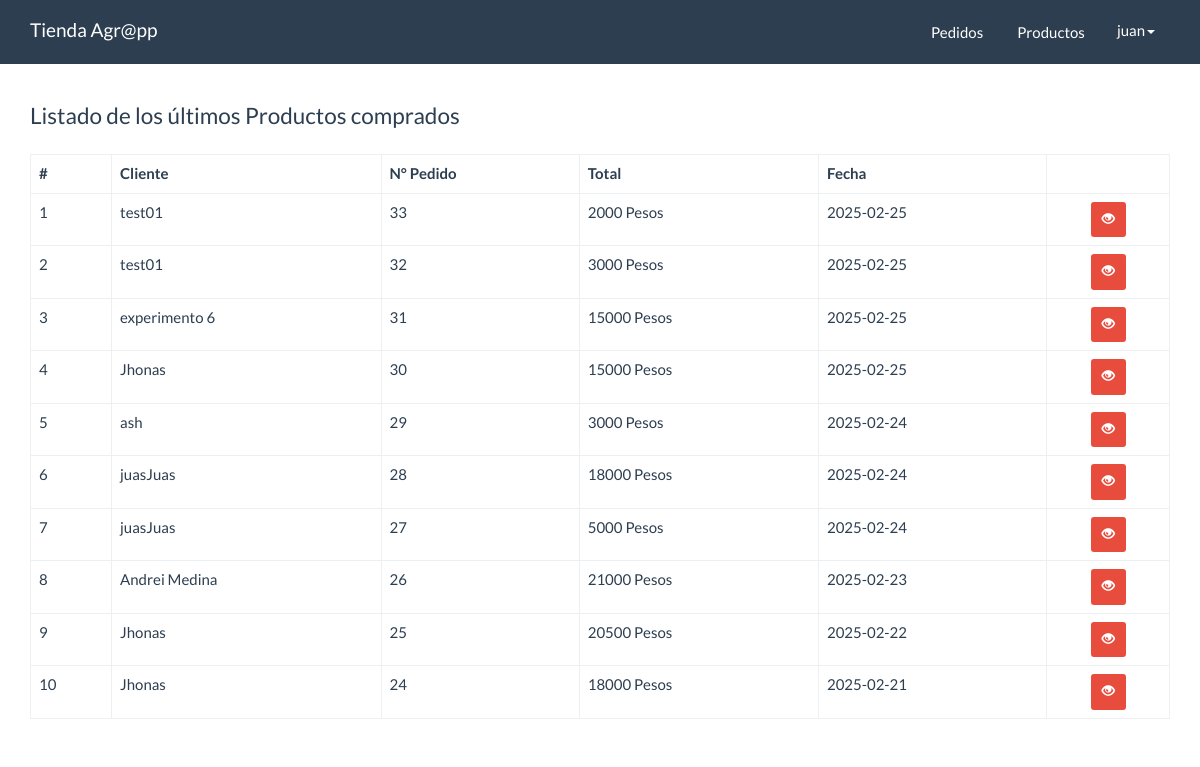
The app's page /panel/dashboard.php (signed in) with its own data.
### tables this page shows
CREATE TABLE `pedidos` (
  `id` int(10) NOT NULL,
  `usuario_id` int(11) NOT NULL,
  `total` int(7) NOT NULL,
  `fecha` date NOT NULL,
  `estado` int(11) NOT NULL DEFAULT 1
);

CREATE TABLE `clientes` (
  `id` int(11) NOT NULL,
  `nombre` varchar(250) NOT NULL,
  `cedula` varchar(10) NOT NULL,
  `departamento` varchar(25) NOT NULL,
  `ciudad` varchar(25) NOT NULL,
  `dirEntrega` varchar(25) NOT NULL,
  `correo` varchar(50) NOT NULL,
  `celular` varchar(15) NOT NULL,
  `comentario` varchar(250) NOT NULL
);

### src/Pedido.php (called while the page is built, shortened)
<?php
class Pedido{
    private $cn = null;
    public function __construct(){
        $this->config = parse_ini_file(__DIR__.'/../config.ini') ;
        $this->cn = new \PDO( $this->config['dns'], $this->config['usuario'],$this->config['clave'],array(
            \PDO::MYSQL_ATTR_INIT_COMMAND => 'SET NAMES utf8'
        ));
    }
	public function mostrarUltimos(){
        $sql = "SELECT p.id, nombre, cedula, correo, total, fecha FROM `pedidos` p
        INNER JOIN `clientes` c ON p.usuario_id = c.id ORDER BY p.id DESC LIMIT 10";
        $resultado = $this->cn->prepare($sql);
        if($resultado->execute()){
            return  $resultado->fetchAll();
        }
        return false;
    }
}

### panel/dashboard.php (the view, shortened to what this page needs)
<!DOCTYPE html>
<html lang="en">
  <head>
    <link rel="stylesheet" href="../assets/css/bootstrap.min.css">
    <link rel="stylesheet" href="../assets/css/estilos.css">
  </head>
  <body>
    <nav class="navbar navbar-default navbar-fixed-top">
      <div class="container">
        <div class="navbar-header">
          <a class="navbar-brand" href="index.php">Tienda Agr@pp</a>
        </div>
        <div id="navbar" class="navbar-collapse collapse">
			<ul class="nav navbar-nav pull-right">
				<li>
					<a href="pedidos/index.php" class="btn">Pedidos</a>
				</li>
				<li>
					<a href="productos/index.php" class="btn">Productos</a>
				</li>
				<li class="dropdown">
					<a href="#" class="dropdown-toggle" data-toggle="dropdown" role="button" aria-haspopup="true" aria-expanded="false"><?php print $_SESSION['usuario_info']['nombre_usuario'] ?><span class="caret"></span></a>
				</li>
			</ul>
		</div>
      </div>
    </nav>
    <div class="container" id="main">
    <div class="row">
          <div class="col-md-12">
             <fieldset>
              <legend>Listado de los últimos Productos comprados</legend>
                <table class="table table-bordered">
                  <thead>
                    <tr>
                      <th>#</th>
                      <th>Cliente</th>
                      <th>N° Pedido</th>
                      <th>Total</th>
                      <th>Fecha</th>
                      <th></th>
                    </tr>
                  </thead>
                  <tbody>
                    <?php
                      $pedido = new Agroapp\Pedido;
                      $info_pedido = $pedido->mostrarUltimos();
                      $cantidad = count($info_pedido);
                      if($cantidad > 0){
                        $c=0;
                      for($x =0; $x < $cantidad; $x++){
                        $c++;
                        $item = $info_pedido[$x];
                    ?>
                    <tr>
                      <td><?php print $c?></td>
                      <td><?php print $item['nombre']?></td>
                      <td><?php print $item['id']?></td>
                      <td><?php print $item['total']?> Pesos</td>
                      <td><?php print $item['fecha']?></td>
                      <td class="text-center">
                        <a href="pedidos/ver.php?id=<?php print $item['id'] ?>" class="btn btn-danger btn-sm"><span class="glyphicon glyphicon-eye-open"></span></a>
                      </td>
                    </tr>
                    <?php
                      }
                    }else{
                    ?>
                    <tr>
                      <td colspan="6">NO HAY REGISTROS</td>
                    </tr>
                    <?php }?>
                  </tbody>
                </table>
             </fieldset>
          </div>
        </div>
    </div>
  </body>
</html>

### assets/css/estilos.css (style rules this page uses)
#main { margin-top: 100px; }

### records on screen
pedidos: clientes.nombre "test01", id "33", total "2000", fecha "2025-02-25"
pedidos: clientes.nombre "test01", id "32", total "3000", fecha "2025-02-25"
pedidos: clientes.nombre "experimento 6", id "31", total "15000", fecha "2025-02-25"
pedidos: clientes.nombre "Jhonas", id "30", total "15000", fecha "2025-02-25"
pedidos: clientes.nombre "ash", id "29", total "3000", fecha "2025-02-24"
pedidos: clientes.nombre "juasJuas", id "28", total "18000", fecha "2025-02-24"
pedidos: clientes.nombre "juasJuas", id "27", total "5000", fecha "2025-02-24"
pedidos: clientes.nombre "Andrei Medina", id "26", total "21000", fecha "2025-02-23"
pedidos: clientes.nombre "Jhonas", id "25", total "20500", fecha "2025-02-22"
pedidos: clientes.nombre "Jhonas", id "24", total "18000", fecha "2025-02-21"

### other values on screen
$_SESSION['usuario_info']['nombre_usuario'] "juan"
